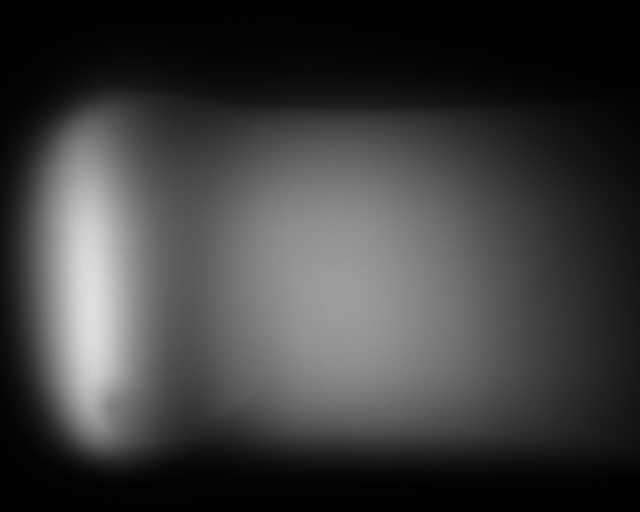
#> input picture 11-11-2024-Spectro-LED-froide-blanche-3D.tif, 1280 x 1024 px, found by its file name (shown at 1/2 size)
$ python 'traitement image.py'
#> lines starting #> are read from the running program, lines starting #| are printed output that depends on the picture
import numpy as np
from PIL import Image
import matplotlib.pyplot as plt

# Charger l'image en niveaux de gris
image = Image.open("11-11-2024-Spectro-LED-froide-blanche-3D.tif").convert("L")
froid_array = np.array(image)
imagefiltre = Image.open("11-11-2024-Spectro-filtre-LED-froide-blanche-3D.tif").convert("L")
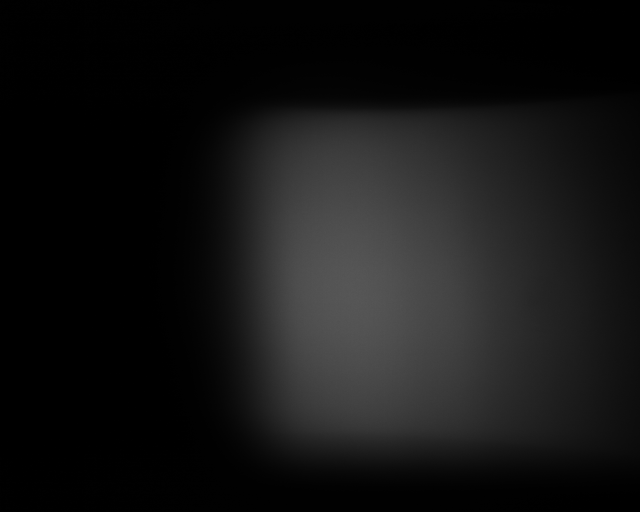
#> input picture 11-11-2024-Spectro-filtre-LED-froide-blanche-3D.tif, 1280 x 1024 px, found by its file name (shown at 1/2 size)
froid_arrayfiltre = np.array(imagefiltre)
image = Image.open("11-11-2024-Spectro-LED-chaude-blanche-3D.tif").convert("L")
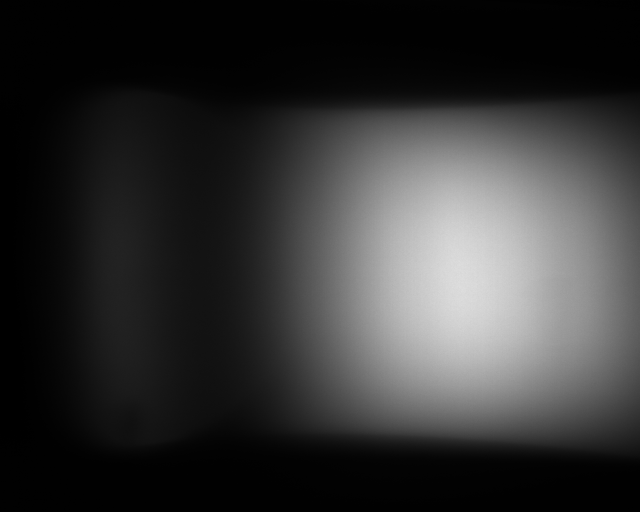
#> input picture 11-11-2024-Spectro-LED-chaude-blanche-3D.tif, 1280 x 1024 px, found by its file name (shown at 1/2 size)
chaud_array = np.array(image)
imagefiltre = Image.open("11-11-2024-Spectro-filtre-LED-chaude-blanche-3D.tif").convert("L")
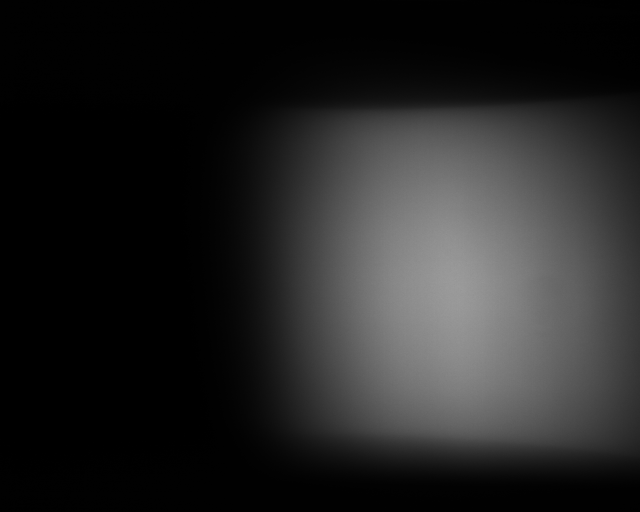
#> input picture 11-11-2024-Spectro-filtre-LED-chaude-blanche-3D.tif, 1280 x 1024 px, found by its file name (shown at 1/2 size)
chaud_arrayfiltre = np.array(imagefiltre)
image = Image.open("11-11-2024-Spectro-baton-lumiere-blanche-3D.tif").convert("L")
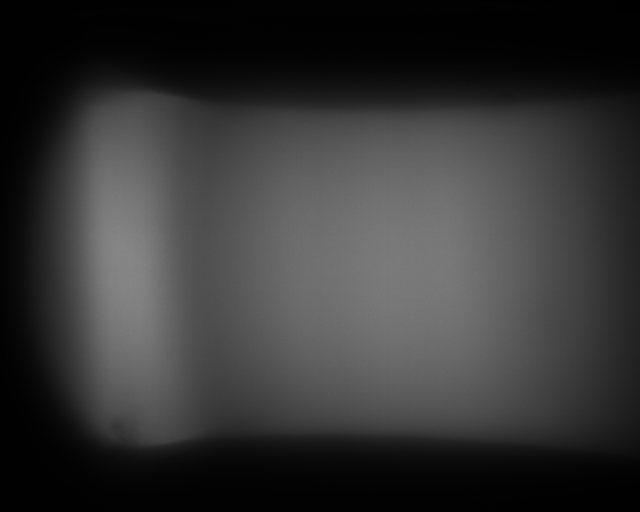
#> input picture 11-11-2024-Spectro-baton-lumiere-blanche-3D.tif, 1280 x 1024 px, found by its file name (shown at 1/2 size)
baton_array = np.array(image)
imagefiltre = Image.open("11-11-2024-Spectro-filtre-baton-lumiere-blanche-3D.tif").convert("L")
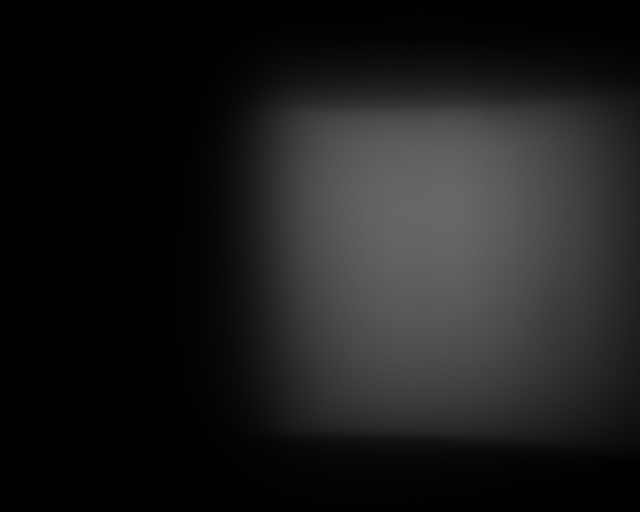
#> input picture 11-11-2024-Spectro-filtre-baton-lumiere-blanche-3D.tif, 1280 x 1024 px, found by its file name (shown at 1/2 size)
baton_arrayfiltre = np.array(imagefiltre)
#> (the run stopped early here; a loop or call above may not have finished)
